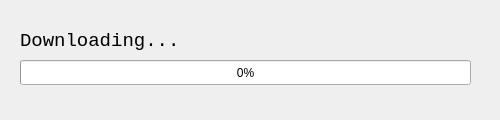
<?xml version="1.0" encoding="UTF-8"?>
<ui version="4.0">
 <class>Dialog</class>
 <widget class="QDialog" name="Dialog">
  <property name="geometry">
   <rect>
    <x>0</x>
    <y>0</y>
    <width>500</width>
    <height>120</height>
   </rect>
  </property>
  <property name="sizePolicy">
   <sizepolicy hsizetype="Fixed" vsizetype="Fixed">
    <horstretch>0</horstretch>
    <verstretch>0</verstretch>
   </sizepolicy>
  </property>
  <property name="minimumSize">
   <size>
    <width>500</width>
    <height>120</height>
   </size>
  </property>
  <property name="maximumSize">
   <size>
    <width>500</width>
    <height>120</height>
   </size>
  </property>
  <property name="windowTitle">
   <string>Dialog</string>
  </property>
  <property name="windowIcon">
   <iconset>
    <normaloff>../icon.ico</normaloff>../icon.ico</iconset>
  </property>
  <widget class="QLabel" name="label">
   <property name="geometry">
    <rect>
     <x>20</x>
     <y>30</y>
     <width>451</width>
     <height>21</height>
    </rect>
   </property>
   <property name="font">
    <font>
     <family>Courier New</family>
     <pointsize>14</pointsize>
    </font>
   </property>
   <property name="text">
    <string>Downloading...</string>
   </property>
  </widget>
  <widget class="QProgressBar" name="bar">
   <property name="geometry">
    <rect>
     <x>20</x>
     <y>60</y>
     <width>451</width>
     <height>25</height>
    </rect>
   </property>
   <property name="cursor">
    <cursorShape>BusyCursor</cursorShape>
   </property>
   <property name="maximum">
    <number>100</number>
   </property>
   <property name="value">
    <number>0</number>
   </property>
   <property name="textVisible">
    <bool>true</bool>
   </property>
   <property name="orientation">
    <enum>Qt::Horizontal</enum>
   </property>
   <property name="invertedAppearance">
    <bool>false</bool>
   </property>
  </widget>
 </widget>
 <resources/>
 <connections/>
</ui>
